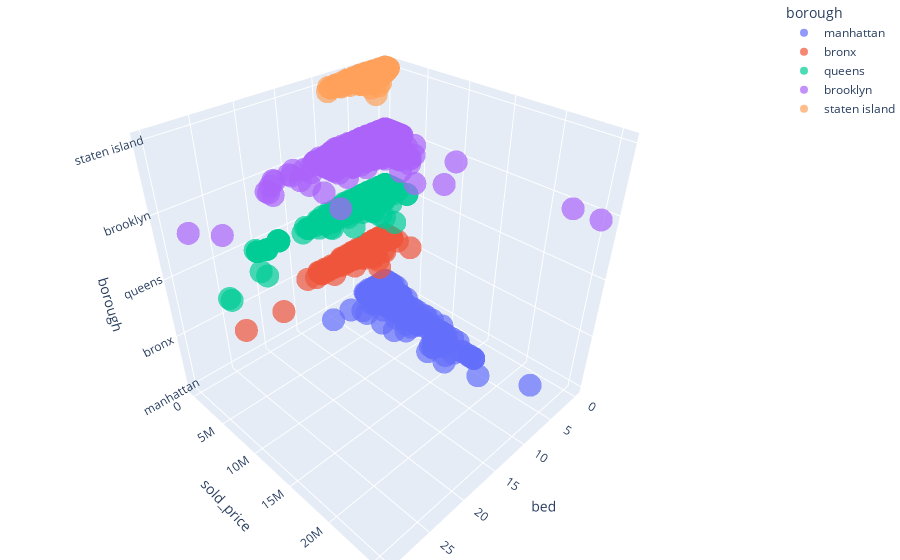

Notebook source saved alongside this figure:
### Code cell
import plotly.express as px

fig = px.scatter_3d(real_estateFinal_df, x='bed', y='sold_price', 
                    z='borough', color = 'borough', size_max=18, opacity=0.7)

# tight layout
fig.update_layout(margin=dict(l=0, r=0, b=0, t=0))

### Figure 1 — Plotly figure (JSON) as saved in the notebook; plotly's stock layout.template omitted (floating-point values rounded to 4 significant figures; data arrays with more than 128 entries replaced by an {"elided": "..."} marker saying what was removed)
{"data": [{"hovertemplate": "borough=%{z}<br>bed=%{x}<br>sold_price=%{y}<extra></extra>", "legendgroup": "manhattan", "marker": {"color": "#636efa", "opacity": 0.7, "symbol": "circle"}, "mode": "markers", "name": "manhattan", "scene": "scene", "showlegend": true, "type": "scatter3d", "x": {"elided": "1417 int values"}, "y": {"elided": "1417 int values"}, "z": {"elided": "1417 str values"}}, {"hovertemplate": "borough=%{z}<br>bed=%{x}<br>sold_price=%{y}<extra></extra>", "legendgroup": "bronx", "marker": {"color": "#EF553B", "opacity": 0.7, "symbol": "circle"}, "mode": "markers", "name": "bronx", "scene": "scene", "showlegend": true, "type": "scatter3d", "x": {"elided": "3371 int values"}, "y": {"elided": "3371 int values"}, "z": {"elided": "3371 str values"}}, {"hovertemplate": "borough=%{z}<br>bed=%{x}<br>sold_price=%{y}<extra></extra>", "legendgroup": "queens", "marker": {"color": "#00cc96", "opacity": 0.7, "symbol": "circle"}, "mode": "markers", "name": "queens", "scene": "scene", "showlegend": true, "type": "scatter3d", "x": {"elided": "17311 int values"}, "y": {"elided": "17311 int values"}, "z": {"elided": "17311 str values"}}, {"hovertemplate": "borough=%{z}<br>bed=%{x}<br>sold_price=%{y}<extra></extra>", "legendgroup": "brooklyn", "marker": {"color": "#ab63fa", "opacity": 0.7, "symbol": "circle"}, "mode": "markers", "name": "brooklyn", "scene": "scene", "showlegend": true, "type": "scatter3d", "x": {"elided": "10109 int values"}, "y": {"elided": "10109 int values"}, "z": {"elided": "10109 str values"}}, {"hovertemplate": "borough=%{z}<br>bed=%{x}<br>sold_price=%{y}<extra></extra>", "legendgroup": "staten island", "marker": {"color": "#FFA15A", "opacity": 0.7, "symbol": "circle"}, "mode": "markers", "name": "staten island", "scene": "scene", "showlegend": true, "type": "scatter3d", "x": {"elided": "5020 int values"}, "y": {"elided": "5020 int values"}, "z": {"elided": "5020 str values"}}], "layout": {"legend": {"title": {"text": "borough"}, "tracegroupgap": 0}, "margin": {"b": 0, "l": 0, "r": 0, "t": 0}, "scene": {"domain": {"x": [0, 1], "y": [0, 1]}, "xaxis": {"title": {"text": "bed"}}, "yaxis": {"title": {"text": "sold_price"}}, "zaxis": {"categoryarray": ["manhattan", "bronx", "queens", "brooklyn", "staten island"], "categoryorder": "array", "title": {"text": "borough"}}}}}
